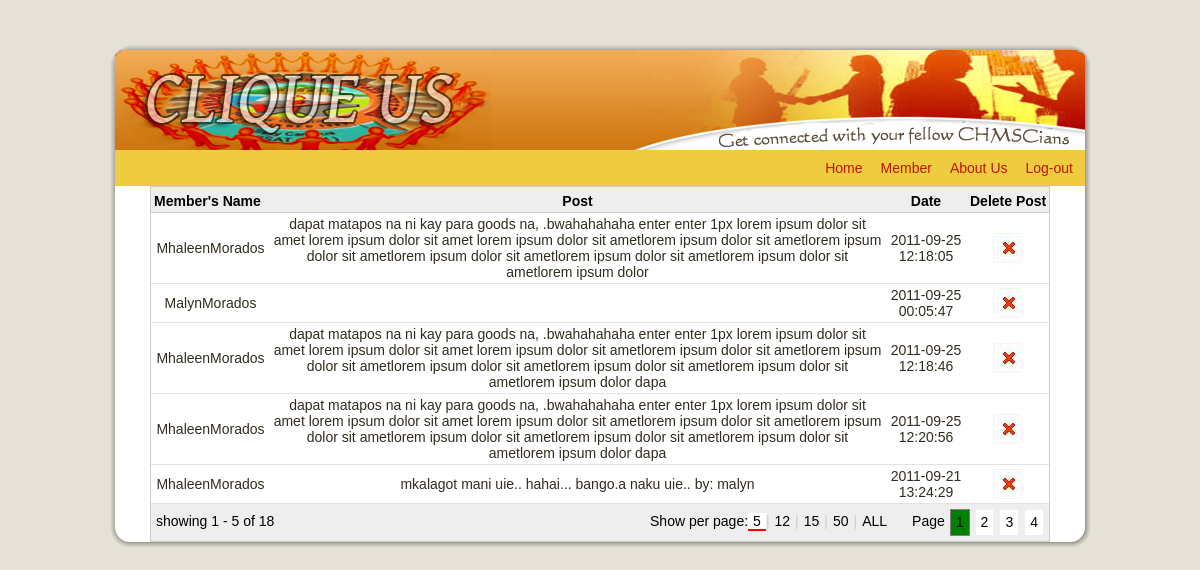
The app's page /admin/viewpost.php with its own data.
### tables this page shows
CREATE TABLE IF NOT EXISTS `posts` (
  `post_id` int(11) NOT NULL AUTO_INCREMENT,
  `member_id` varchar(50) NOT NULL,
  `actualpost` varchar(300) NOT NULL,
  `date` datetime NOT NULL,
  `post_to` int(11) NOT NULL,
  PRIMARY KEY (`post_id`)
);

CREATE TABLE IF NOT EXISTS `members` (
  `member_id` int(11) NOT NULL AUTO_INCREMENT,
  `password` varchar(16) NOT NULL,
  `firstname` varchar(30) NOT NULL,
  `lastname` varchar(30) NOT NULL,
  `address` varchar(200) NOT NULL,
  `contact_no` int(14) NOT NULL,
  `url` varchar(100) NOT NULL,
  `status_id` int(11) NOT NULL,
  `birthdate` varchar(20) NOT NULL,
  `student_id` int(11) NOT NULL,
  `gender` varchar(6) NOT NULL,
  `date_added` datetime NOT NULL,
  `relationship_id` int(11) NOT NULL,
  `photo` varchar(300) NOT NULL,
  `interest` varchar(300) NOT NULL,
  `Education` varchar(200) NOT NULL,
  `course` varchar(200) NOT NULL,
  PRIMARY KEY (`member_id`)
);

### admin/viewpost.php (the view, shortened to what this page needs)
<!DOCTYPE html PUBLIC "-//W3C//DTD XHTML 1.0 Transitional//EN" "http://www.w3.org/TR/xhtml1/DTD/xhtml1-transitional.dtd"[]>
<html xmlns="http://www.w3.org/1999/xhtml" dir="ltr" lang="en-US" xml:lang="en">
<head>
<link href="admin.css" rel="stylesheet" type="text/css" />
<link href="../style.css" rel="stylesheet" type="text/css" />
</head>
<body>
        <link rel="stylesheet" type="text/css" href="jTPS.css">
<html xmlns="http://www.w3.org/1999/xhtml" dir="ltr" lang="en-US" xml:lang="en">
<head>
    <link rel="stylesheet" href="style.css" type="text/css" media="screen" />
</head>
<body>
<div id="art-main">
    <div class="art-sheet">
        <div class="art-sheet-body">
            <div class="art-header">
                <div class="art-header-clip">
                <div class="art-header-center">
                    <div class="art-header-jpeg"></div>
                </div>
                </div>
            </div>
<div class="art-nav">
<div class="art-nav-outer">
	<ul class="art-hmenu">
		<li>
			<a href="home.php"><span class="l"></span><span class="r"></span>
			<span class="t"><font color="#ba1802">Home</font></span></a>
		</li>
		<li>
			<a href="view.php" class="active"><span class="l"></span><span class="r"></span>
			<span class="t"><font color="#ba1802">Member</font></span></a>
		</li>
		<li>
			<a href="aboutus.php"><span class="l"></span><span class="r"></span><span class="t">
			<font color="#ba1802">About Us</font></span></a>
		</li>
		<li>
			<a href="logoutadmin.php"><span class="l"></span><span class="r"></span><span class="t">
			<font color="#ba1802">Log-out</font></span></a>
		</li>
	</ul>
</div>
</div>
<div class="art-content-layout">
                <div class="art-content-layout-row">
                    <div class="art-layout-cell art-sidebar1">
			<table id="demoTable" style="border: 1px solid #ccc; width: 900px;" cellspacing="0" width="700" bgcolor="#FFFFFF" align="center">
        <thead >
                <tr>
                        <th sort="description"><span class="style7">Member's Name</span></th>
                        <th sort="beds" align="center"><span class="style7" >Post</span></th>
						<th sort="beds" align="center"><span class="style7">Date</span></th>
						<th sort="beds" align="center"><span class="style7">Delete Post</span></th>
				</tr>
        </thead>
	  <?php
				$query = "SELECT posts.post_id, posts.member_id,  posts.actualpost, posts.date, members.member_id,   members.firstname, members.lastname FROM members LEFT JOIN posts ON posts.member_id=members.member_id ";
				$result = mysql_query($query) or die(mysql_error());
				while($row = mysql_fetch_array($result))
				{
				echo "<td align='center'>" .$row['firstname']. $row['lastname']. " </td>";
				echo "<td align='center'>" .$row['actualpost']. " </td>";
				echo "<td align='center'>" .$row['date']. " </td>";
				echo "<td align='center'><a href='delete.php?member_id=".$row['member_id']."'><img src='images/del.jpg'></a></td> </tr>";
				}
				?>
        <tfoot class="nav">
                <tr>
                        <td colspan=4><font color="#000000">
                                <div class="pagination"></div>
                                <div class="paginationTitle">Page</div>
                                <div class="selectPerPage"></div>
                                <div class="status"></div>
								</font>
                        </td>
                </tr>
        </tfoot>
		</div>
		</div>
		</div>
</body>
</html>

### admin/admin.css (style rules this page uses)
#art-main { display: inline-block; position: relative; z-index: 0; width: 100%; left: 0; top: 0; cursor:default; overflow:visible; float: left; clear: left; }
body { padding: 0; margin:0; color: #322C20; height:100%; min-height:100%; background-color: #E5E1D7; background-image: url('images/Bottom_texture.jpg'); background-repeat: repeat; background-attachment: fixed; background-position: top left; min-width: 900px; }
.art-sheet { position: relative; margin: 0 auto; min-width: 51px; min-height: 51px; margin-top: 45px; margin-bottom: -5px; cursor:auto; width: 980px; }
.art-sheet-body { position: relative; padding: 5px; padding-top:5px; padding-bottom:5px; height: auto; }
div.art-header { margin: 0 auto; position: relative; width:100%; height: 100px; margin-top: 0; margin-bottom: 0; }
div.art-header-clip { position: absolute; width:100%; left:0; overflow:hidden; height:100px; }
div.art-header-center { position: relative; width: 890px; left:50%; }
div.art-header-jpeg { position: absolute; top: 0; left:-55%; width: 975px; height: 100px; background-image: url('images/header2.png'); background-repeat: no-repeat; background-position: center center; }
.art-content-layout { display: table; position:relative; margin: 0 auto; border-collapse: collapse; background-color: Transparent; border: none !important; padding:0 !important; width:100%; }
.art-layout-cell, .art-content-layout-row { background-color: Transparent; vertical-align: top; text-align: left; border: none; margin:0; padding:0; }
.art-content-layout .art-layout-cell, .art-content-layout .art-layout-cell .art-content-layout .art-layout-cell { display: table-cell; }
.art-content-layout-row { display: table-row; }
.art-content-layout .art-sidebar1 { width: 193px; }

### admin/jTPS.css (style rules this page uses)
.jTPS tfoot .pagination, tfoot .paginationTitle, tfoot .selectPerPage { float: right; white-space: nowrap; line-height: 25px; vertical-align: middle; }
.jTPS tfoot .status { white-space: nowrap; line-height: 25px; vertical-align: middle; }
.jTPS tfoot .paginationTitle { padding-left:20px; }
.jTPS tfoot td { padding: 5px; background: #eee url(eeGrad2.gif) bottom repeat-x; }
.jTPS thead th { color: #000; background: #eee url(eeGrad2.gif) bottom repeat-x; border-bottom: 1px solid #ccc; padding-top: 6px !important; }
.jTPS tbody td { border-bottom: 1px solid #e3e3e3; }

### admin/viewpost.php (style rules this page uses)
body { font-family: Tahoma; font-size: 9pt; }
#demoTable thead th { white-space: nowrap; overflow-x:hidden; padding: 3px; }
#demoTable tbody td { padding: 3px; }

### records on screen
posts: member.firstname "Mhaleen", member.lastname "Morados", actualpost "dapat matapos na ni kay para goods na, .bwahahahaha enter enter 1px lorem ipsum dolor sit amet lorem ipsum dolor sit amet lorem ipsum dolor sit ametlorem ipsum dolor sit ametlorem ipsum dolor sit ametlorem ipsum dolor sit ametlorem ipsum dolor sit ametlorem ipsum dolor sit ametlorem ipsum dolor", date "2011-09-25 12:18:05"
posts: member.firstname "Malyn", member.lastname "Morados", date "2011-09-25 00:05:47"
posts: member.firstname "Mhaleen", member.lastname "Morados", actualpost "dapat matapos na ni kay para goods na, .bwahahahaha enter enter 1px lorem ipsum dolor sit amet lorem ipsum dolor sit amet lorem ipsum dolor sit ametlorem ipsum dolor sit ametlorem ipsum dolor sit ametlorem ipsum dolor sit ametlorem ipsum dolor sit ametlorem ipsum dolor sit ametlorem ipsum dolor dapa", date "2011-09-25 12:18:46"
posts: member.firstname "Mhaleen", member.lastname "Morados", actualpost "dapat matapos na ni kay para goods na, .bwahahahaha enter enter 1px lorem ipsum dolor sit amet lorem ipsum dolor sit amet lorem ipsum dolor sit ametlorem ipsum dolor sit ametlorem ipsum dolor sit ametlorem ipsum dolor sit ametlorem ipsum dolor sit ametlorem ipsum dolor sit ametlorem ipsum dolor dapa", date "2011-09-25 12:20:56"
posts: member.firstname "Mhaleen", member.lastname "Morados", actualpost "mkalagot mani uie.. hahai... bango.a naku uie.. by: malyn", date "2011-09-21 13:24:29"
